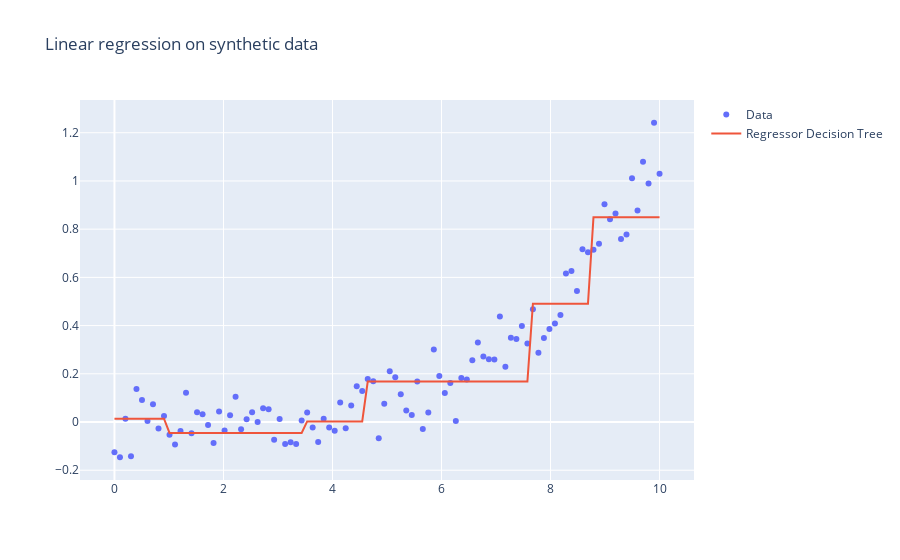

This figure's notebook cell:
### Markdown cell above
Our particular example

### Code cell
tree = build_tree(pd.DataFrame([x_train,y_train]).T,5,10,kind="reg")
preds = []
for i in range(len(pd.DataFrame([x,y]).T)):
    example = pd.DataFrame([x,y]).T.iloc[i,:].to_frame().T
    preds.append(predict(tree,example))
    
iplot(reg_plotly_plot(x,y,
                      [np.array(preds)],
                      ["Decision Tree"]
                     )
     )
